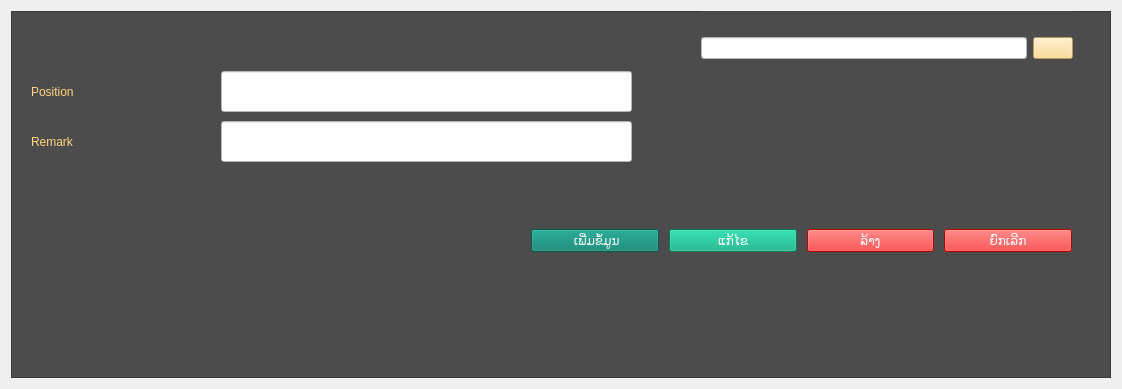
<?xml version="1.0" encoding="UTF-8"?>
<ui version="4.0">
 <class>frm_popup_position</class>
 <widget class="QWidget" name="frm_popup_position">
  <property name="geometry">
   <rect>
    <x>0</x>
    <y>0</y>
    <width>1122</width>
    <height>389</height>
   </rect>
  </property>
  <property name="windowTitle">
   <string>Form Position</string>
  </property>
  <layout class="QGridLayout" name="gridLayout" rowstretch="2">
   <property name="horizontalSpacing">
    <number>7</number>
   </property>
   <property name="verticalSpacing">
    <number>0</number>
   </property>
   <item row="0" column="0">
    <widget class="QFrame" name="frame">
     <property name="styleSheet">
      <string notr="true">color: rgb(255, 213, 126);
background-color: rgb(202, 202, 202);
background-color: rgb(76, 76, 76);</string>
     </property>
     <property name="frameShape">
      <enum>QFrame::StyledPanel</enum>
     </property>
     <property name="frameShadow">
      <enum>QFrame::Raised</enum>
     </property>
     <widget class="QLabel" name="lbl_ID">
      <property name="geometry">
       <rect>
        <x>1150</x>
        <y>50</y>
        <width>61</width>
        <height>31</height>
       </rect>
      </property>
      <property name="styleSheet">
       <string notr="true">color: rgb(68, 80, 105);</string>
      </property>
      <property name="text">
       <string/>
      </property>
     </widget>
     <widget class="QWidget" name="widget" native="true">
      <property name="geometry">
       <rect>
        <x>690</x>
        <y>0</y>
        <width>372</width>
        <height>75</height>
       </rect>
      </property>
      <layout class="QHBoxLayout" name="horizontalLayout">
       <item>
        <widget class="QLineEdit" name="txt_search">
         <property name="styleSheet">
          <string notr="true">background-color: rgb(255, 255, 255);
font: 18pt &quot;Phetsarath OT&quot;;
color: rgb(0, 0, 0);</string>
         </property>
        </widget>
       </item>
       <item>
        <widget class="QPushButton" name="btn_search">
         <property name="styleSheet">
          <string notr="true">background-color: rgb(255, 213, 126);
color: rgb(0, 0, 0);
font: 18pt &quot;Phetsarath OT&quot;;</string>
         </property>
         <property name="text">
          <string/>
         </property>
         <property name="icon">
          <iconset>
           <normaloff>../../../Users/AlexP/PycharmProjects/pythonProject/PythonPOS/icon/search-alt-regular-60.png</normaloff>../../../Users/AlexP/PycharmProjects/pythonProject/PythonPOS/icon/search-alt-regular-60.png</iconset>
         </property>
         <property name="iconSize">
          <size>
           <width>40</width>
           <height>40</height>
          </size>
         </property>
        </widget>
       </item>
      </layout>
     </widget>
     <widget class="QLineEdit" name="txt_remark">
      <property name="geometry">
       <rect>
        <x>210</x>
        <y>110</y>
        <width>411</width>
        <height>41</height>
       </rect>
      </property>
      <property name="font">
       <font>
        <family>Phetsarath OT</family>
        <pointsize>12</pointsize>
        <weight>50</weight>
        <italic>false</italic>
        <bold>false</bold>
        <stylestrategy>PreferAntialias</stylestrategy>
       </font>
      </property>
      <property name="layoutDirection">
       <enum>Qt::RightToLeft</enum>
      </property>
      <property name="styleSheet">
       <string notr="true">background-color: rgb(255, 255, 255);
color: rgb(0, 0, 0);
font: 12pt &quot;Phetsarath OT&quot;;</string>
      </property>
      <property name="text">
       <string/>
      </property>
      <property name="alignment">
       <set>Qt::AlignLeading|Qt::AlignLeft|Qt::AlignTop</set>
      </property>
      <property name="dragEnabled">
       <bool>false</bool>
      </property>
      <property name="placeholderText">
       <string/>
      </property>
      <property name="cursorMoveStyle">
       <enum>Qt::LogicalMoveStyle</enum>
      </property>
     </widget>
     <widget class="QLabel" name="label_18">
      <property name="geometry">
       <rect>
        <x>20</x>
        <y>110</y>
        <width>161</width>
        <height>41</height>
       </rect>
      </property>
      <property name="styleSheet">
       <string notr="true">font: 18pt &quot;Phetsarath OT&quot;;
color: rgb(255, 213, 126);
</string>
      </property>
      <property name="text">
       <string>Remark</string>
      </property>
     </widget>
     <widget class="QWidget" name="horizontalLayoutWidget">
      <property name="geometry">
       <rect>
        <x>520</x>
        <y>190</y>
        <width>541</width>
        <height>80</height>
       </rect>
      </property>
      <layout class="QHBoxLayout" name="horizontalLayout_2">
       <property name="spacing">
        <number>10</number>
       </property>
       <item>
        <widget class="QPushButton" name="btn_insert">
         <property name="enabled">
          <bool>true</bool>
         </property>
         <property name="styleSheet">
          <string notr="true">background-color: rgb(0, 127, 108);
color: rgb(255, 255, 255);
font: 18pt &quot;Phetsarath OT&quot;;</string>
         </property>
         <property name="text">
          <string> ເພີ່ມຂໍ້ມູນ</string>
         </property>
         <property name="iconSize">
          <size>
           <width>20</width>
           <height>20</height>
          </size>
         </property>
        </widget>
       </item>
       <item>
        <widget class="QPushButton" name="btn_edit">
         <property name="styleSheet">
          <string notr="true">background-color: rgb(255, 255, 255);
color: rgb(255, 255, 255);
background-color: rgb(0, 170, 127);
font: 18pt &quot;Phetsarath OT&quot;;</string>
         </property>
         <property name="text">
          <string>ແກ້ໄຂ</string>
         </property>
         <property name="iconSize">
          <size>
           <width>25</width>
           <height>25</height>
          </size>
         </property>
        </widget>
       </item>
       <item>
        <widget class="QPushButton" name="btn_clear">
         <property name="styleSheet">
          <string notr="true">background-color: rgb(255, 255, 255);
color: rgb(255, 255, 255);
background-color: rgb(255, 0, 0);
font: 18pt &quot;Phetsarath OT&quot;;</string>
         </property>
         <property name="text">
          <string>ລ້າງ</string>
         </property>
         <property name="iconSize">
          <size>
           <width>25</width>
           <height>25</height>
          </size>
         </property>
        </widget>
       </item>
       <item>
        <widget class="QPushButton" name="btn_cancel">
         <property name="styleSheet">
          <string notr="true">background-color: rgb(255, 255, 255);
color: rgb(255, 255, 255);
background-color: rgb(255, 0, 0);
font: 18pt &quot;Phetsarath OT&quot;;</string>
         </property>
         <property name="text">
          <string>ຍົກເລີກ</string>
         </property>
         <property name="iconSize">
          <size>
           <width>25</width>
           <height>25</height>
          </size>
         </property>
        </widget>
       </item>
      </layout>
     </widget>
     <widget class="QLabel" name="lbl_did_">
      <property name="geometry">
       <rect>
        <x>1110</x>
        <y>100</y>
        <width>81</width>
        <height>41</height>
       </rect>
      </property>
      <property name="styleSheet">
       <string notr="true">color: rgb(1, 114, 127);
color: rgb(255, 0, 0);</string>
      </property>
      <property name="text">
       <string/>
      </property>
     </widget>
     <widget class="QLabel" name="label_22">
      <property name="geometry">
       <rect>
        <x>20</x>
        <y>60</y>
        <width>181</width>
        <height>41</height>
       </rect>
      </property>
      <property name="styleSheet">
       <string notr="true">font: 18pt &quot;Phetsarath OT&quot;;
color: rgb(255, 213, 126);
</string>
      </property>
      <property name="text">
       <string>Position</string>
      </property>
     </widget>
     <widget class="QLineEdit" name="txt_position_name">
      <property name="geometry">
       <rect>
        <x>210</x>
        <y>60</y>
        <width>411</width>
        <height>41</height>
       </rect>
      </property>
      <property name="font">
       <font>
        <family>Phetsarath OT</family>
        <pointsize>12</pointsize>
        <weight>50</weight>
        <italic>false</italic>
        <bold>false</bold>
        <stylestrategy>PreferAntialias</stylestrategy>
       </font>
      </property>
      <property name="layoutDirection">
       <enum>Qt::RightToLeft</enum>
      </property>
      <property name="styleSheet">
       <string notr="true">background-color: rgb(255, 255, 255);
color: rgb(0, 0, 0);
font: 12pt &quot;Phetsarath OT&quot;;</string>
      </property>
      <property name="text">
       <string/>
      </property>
      <property name="alignment">
       <set>Qt::AlignLeading|Qt::AlignLeft|Qt::AlignTop</set>
      </property>
      <property name="dragEnabled">
       <bool>false</bool>
      </property>
      <property name="placeholderText">
       <string/>
      </property>
      <property name="cursorMoveStyle">
       <enum>Qt::LogicalMoveStyle</enum>
      </property>
     </widget>
    </widget>
   </item>
  </layout>
 </widget>
 <resources/>
 <connections/>
</ui>
